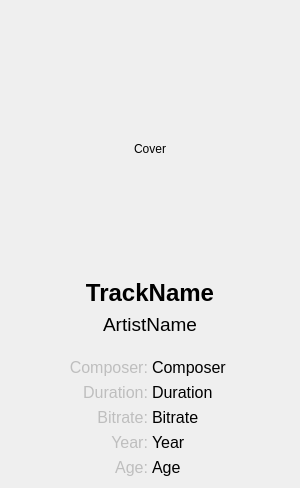
<?xml version="1.0" encoding="UTF-8"?>
<ui version="4.0">
 <class>ColumnViewPreviewWidget</class>
 <widget class="QWidget" name="ColumnViewPreviewWidget">
  <property name="geometry">
   <rect>
    <x>0</x>
    <y>0</y>
    <width>300</width>
    <height>488</height>
   </rect>
  </property>
  <property name="sizePolicy">
   <sizepolicy hsizetype="MinimumExpanding" vsizetype="MinimumExpanding">
    <horstretch>0</horstretch>
    <verstretch>0</verstretch>
   </sizepolicy>
  </property>
  <property name="minimumSize">
   <size>
    <width>300</width>
    <height>488</height>
   </size>
  </property>
  <property name="windowTitle">
   <string notr="true" extracomment="not translatable because not shown to the user">InfoBar</string>
  </property>
  <layout class="QVBoxLayout" name="verticalLayout">
   <item>
    <spacer name="verticalSpacer_3">
     <property name="orientation">
      <enum>Qt::Vertical</enum>
     </property>
     <property name="sizeType">
      <enum>QSizePolicy::Fixed</enum>
     </property>
     <property name="sizeHint" stdset="0">
      <size>
       <width>20</width>
       <height>8</height>
      </size>
     </property>
    </spacer>
   </item>
   <item>
    <layout class="QHBoxLayout" name="horizontalLayout">
     <property name="margin">
      <number>0</number>
     </property>
     <item>
      <spacer name="horizontalSpacer">
       <property name="orientation">
        <enum>Qt::Horizontal</enum>
       </property>
       <property name="sizeHint" stdset="0">
        <size>
         <width>40</width>
         <height>20</height>
        </size>
       </property>
      </spacer>
     </item>
     <item>
      <widget class="PlayableCover" name="cover">
       <property name="sizePolicy">
        <sizepolicy hsizetype="Fixed" vsizetype="Fixed">
         <horstretch>0</horstretch>
         <verstretch>0</verstretch>
        </sizepolicy>
       </property>
       <property name="minimumSize">
        <size>
         <width>260</width>
         <height>260</height>
        </size>
       </property>
       <property name="text">
        <string notr="true" extracomment="not translatable because is placeholder test">Cover</string>
       </property>
       <property name="alignment">
        <set>Qt::AlignCenter</set>
       </property>
      </widget>
     </item>
     <item>
      <spacer name="horizontalSpacer_2">
       <property name="orientation">
        <enum>Qt::Horizontal</enum>
       </property>
       <property name="sizeHint" stdset="0">
        <size>
         <width>40</width>
         <height>20</height>
        </size>
       </property>
      </spacer>
     </item>
    </layout>
   </item>
   <item>
    <spacer name="verticalSpacer_2">
     <property name="orientation">
      <enum>Qt::Vertical</enum>
     </property>
     <property name="sizeType">
      <enum>QSizePolicy::Fixed</enum>
     </property>
     <property name="sizeHint" stdset="0">
      <size>
       <width>20</width>
       <height>16</height>
      </size>
     </property>
    </spacer>
   </item>
   <item>
    <widget class="QLabel" name="trackLabel">
     <property name="sizePolicy">
      <sizepolicy hsizetype="MinimumExpanding" vsizetype="Preferred">
       <horstretch>0</horstretch>
       <verstretch>0</verstretch>
      </sizepolicy>
     </property>
     <property name="font">
      <font>
       <pointsize>18</pointsize>
       <weight>75</weight>
       <bold>true</bold>
      </font>
     </property>
     <property name="text">
      <string notr="true" extracomment="not translatable because not shown to the user">TrackName</string>
     </property>
     <property name="alignment">
      <set>Qt::AlignCenter</set>
     </property>
     <property name="indent">
      <number>4</number>
     </property>
    </widget>
   </item>
   <item>
    <widget class="QueryLabel" name="artistLabel">
     <property name="sizePolicy">
      <sizepolicy hsizetype="MinimumExpanding" vsizetype="Preferred">
       <horstretch>0</horstretch>
       <verstretch>0</verstretch>
      </sizepolicy>
     </property>
     <property name="font">
      <font>
       <pointsize>14</pointsize>
      </font>
     </property>
     <property name="text">
      <string notr="true" extracomment="not translatable because not shown to the user">ArtistName</string>
     </property>
     <property name="alignment">
      <set>Qt::AlignCenter</set>
     </property>
    </widget>
   </item>
   <item>
    <spacer name="verticalSpacer_4">
     <property name="orientation">
      <enum>Qt::Vertical</enum>
     </property>
     <property name="sizeType">
      <enum>QSizePolicy::Fixed</enum>
     </property>
     <property name="sizeHint" stdset="0">
      <size>
       <width>20</width>
       <height>16</height>
      </size>
     </property>
    </spacer>
   </item>
   <item>
    <layout class="QGridLayout" name="gridLayout">
     <property name="horizontalSpacing">
      <number>4</number>
     </property>
     <item row="0" column="1">
      <widget class="QLabel" name="composerValue">
       <property name="font">
        <font>
         <pointsize>12</pointsize>
        </font>
       </property>
       <property name="text">
        <string>Composer</string>
       </property>
      </widget>
     </item>
     <item row="4" column="1">
      <widget class="QLabel" name="ageValue">
       <property name="font">
        <font>
         <pointsize>12</pointsize>
        </font>
       </property>
       <property name="text">
        <string>Age</string>
       </property>
      </widget>
     </item>
     <item row="3" column="1">
      <widget class="QLabel" name="yearValue">
       <property name="font">
        <font>
         <pointsize>12</pointsize>
        </font>
       </property>
       <property name="text">
        <string>Year</string>
       </property>
      </widget>
     </item>
     <item row="1" column="1">
      <widget class="QLabel" name="durationValue">
       <property name="font">
        <font>
         <pointsize>12</pointsize>
        </font>
       </property>
       <property name="text">
        <string>Duration</string>
       </property>
      </widget>
     </item>
     <item row="2" column="1">
      <widget class="QLabel" name="bitrateValue">
       <property name="font">
        <font>
         <pointsize>12</pointsize>
        </font>
       </property>
       <property name="text">
        <string>Bitrate</string>
       </property>
      </widget>
     </item>
     <item row="0" column="0">
      <widget class="QLabel" name="composerLabel">
       <property name="enabled">
        <bool>false</bool>
       </property>
       <property name="font">
        <font>
         <pointsize>12</pointsize>
        </font>
       </property>
       <property name="text">
        <string>Composer:</string>
       </property>
       <property name="alignment">
        <set>Qt::AlignRight|Qt::AlignTrailing|Qt::AlignVCenter</set>
       </property>
      </widget>
     </item>
     <item row="1" column="0">
      <widget class="QLabel" name="durationLabel">
       <property name="enabled">
        <bool>false</bool>
       </property>
       <property name="font">
        <font>
         <pointsize>12</pointsize>
        </font>
       </property>
       <property name="text">
        <string>Duration:</string>
       </property>
       <property name="alignment">
        <set>Qt::AlignRight|Qt::AlignTrailing|Qt::AlignVCenter</set>
       </property>
      </widget>
     </item>
     <item row="2" column="0">
      <widget class="QLabel" name="bitrateLabel">
       <property name="enabled">
        <bool>false</bool>
       </property>
       <property name="font">
        <font>
         <pointsize>12</pointsize>
        </font>
       </property>
       <property name="text">
        <string>Bitrate:</string>
       </property>
       <property name="alignment">
        <set>Qt::AlignRight|Qt::AlignTrailing|Qt::AlignVCenter</set>
       </property>
      </widget>
     </item>
     <item row="3" column="0">
      <widget class="QLabel" name="yearLabel">
       <property name="enabled">
        <bool>false</bool>
       </property>
       <property name="font">
        <font>
         <pointsize>12</pointsize>
        </font>
       </property>
       <property name="text">
        <string>Year:</string>
       </property>
       <property name="alignment">
        <set>Qt::AlignRight|Qt::AlignTrailing|Qt::AlignVCenter</set>
       </property>
      </widget>
     </item>
     <item row="4" column="0">
      <widget class="QLabel" name="ageLabel">
       <property name="enabled">
        <bool>false</bool>
       </property>
       <property name="font">
        <font>
         <pointsize>12</pointsize>
        </font>
       </property>
       <property name="text">
        <string>Age:</string>
       </property>
       <property name="alignment">
        <set>Qt::AlignRight|Qt::AlignTrailing|Qt::AlignVCenter</set>
       </property>
      </widget>
     </item>
    </layout>
   </item>
   <item>
    <spacer name="verticalSpacer">
     <property name="orientation">
      <enum>Qt::Vertical</enum>
     </property>
     <property name="sizeHint" stdset="0">
      <size>
       <width>20</width>
       <height>8</height>
      </size>
     </property>
    </spacer>
   </item>
  </layout>
 </widget>
 <customwidgets>
  <customwidget>
   <class>PlayableCover</class>
   <extends>QLabel</extends>
   <header>widgets/PlayableCover.h</header>
  </customwidget>
  <customwidget>
   <class>QueryLabel</class>
   <extends>QLabel</extends>
   <header>widgets/QueryLabel.h</header>
  </customwidget>
 </customwidgets>
 <resources/>
 <connections/>
</ui>
